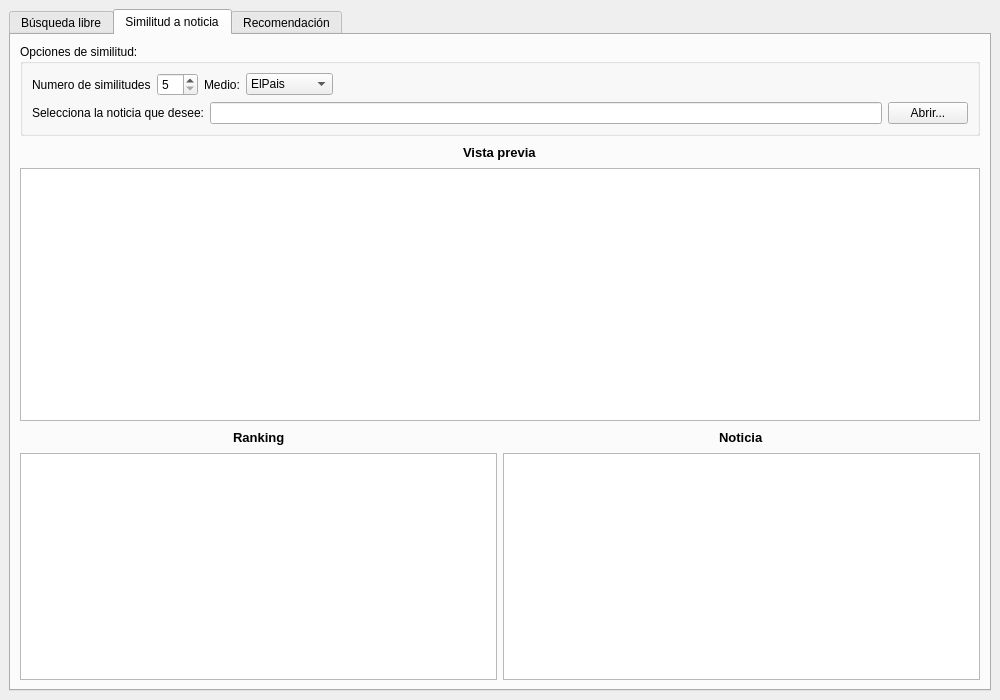
<?xml version="1.0" encoding="UTF-8"?>
<ui version="4.0">
 <class>MainWindow</class>
 <widget class="QMainWindow" name="MainWindow">
  <property name="geometry">
   <rect>
    <x>0</x>
    <y>0</y>
    <width>1000</width>
    <height>700</height>
   </rect>
  </property>
  <property name="minimumSize">
   <size>
    <width>800</width>
    <height>500</height>
   </size>
  </property>
  <property name="maximumSize">
   <size>
    <width>1300</width>
    <height>700</height>
   </size>
  </property>
  <property name="windowTitle">
   <string>MainWindow</string>
  </property>
  <widget class="QWidget" name="centralwidget">
   <layout class="QGridLayout" name="gridLayout">
    <item row="0" column="0">
     <widget class="QTabWidget" name="tabWidget">
      <property name="currentIndex">
       <number>1</number>
      </property>
      <widget class="QWidget" name="search">
       <attribute name="title">
        <string>Búsqueda libre</string>
       </attribute>
       <layout class="QGridLayout" name="gridLayout_4">
        <item row="0" column="0">
         <layout class="QVBoxLayout" name="verticalLayout_11">
          <item>
           <widget class="QGroupBox" name="groupBox">
            <property name="maximumSize">
             <size>
              <width>16777215</width>
              <height>100</height>
             </size>
            </property>
            <property name="font">
             <font>
              <pointsize>10</pointsize>
              <weight>75</weight>
              <bold>true</bold>
             </font>
            </property>
            <property name="title">
             <string>Opciones de búsqueda</string>
            </property>
            <layout class="QGridLayout" name="gridLayout_2">
             <item row="1" column="0">
              <layout class="QHBoxLayout" name="horizontalLayout_3">
               <item>
                <layout class="QHBoxLayout" name="horizontalLayout" stretch="0,0">
                 <item>
                  <widget class="QLabel" name="label">
                   <property name="text">
                    <string>Número de resultados:</string>
                   </property>
                  </widget>
                 </item>
                 <item>
                  <widget class="QSpinBox" name="nranking">
                   <property name="minimum">
                    <number>5</number>
                   </property>
                   <property name="value">
                    <number>5</number>
                   </property>
                  </widget>
                 </item>
                </layout>
               </item>
               <item>
                <layout class="QHBoxLayout" name="horizontalLayout_4">
                 <item>
                  <widget class="QLabel" name="label_5">
                   <property name="text">
                    <string>Medio:</string>
                   </property>
                  </widget>
                 </item>
                 <item>
                  <widget class="QComboBox" name="comboBox">
                   <item>
                    <property name="text">
                     <string>ElPais</string>
                    </property>
                   </item>
                   <item>
                    <property name="text">
                     <string>20Minutos</string>
                    </property>
                   </item>
                   <item>
                    <property name="text">
                     <string>ElMundo</string>
                    </property>
                   </item>
                  </widget>
                 </item>
                </layout>
               </item>
               <item>
                <widget class="QPushButton" name="botonbuscar">
                 <property name="text">
                  <string>Buscar</string>
                 </property>
                </widget>
               </item>
              </layout>
             </item>
             <item row="0" column="0">
              <layout class="QHBoxLayout" name="horizontalLayout_2">
               <item>
                <widget class="QLabel" name="label_2">
                 <property name="text">
                  <string>Realizar consulta:</string>
                 </property>
                </widget>
               </item>
               <item>
                <widget class="QTextEdit" name="filtros">
                 <property name="placeholderText">
                  <string>Escriba la consulta que desee realizar.</string>
                 </property>
                 <property name="markdown" stdset="0">
                  <string/>
                 </property>
                </widget>
               </item>
              </layout>
             </item>
            </layout>
           </widget>
          </item>
          <item>
           <layout class="QHBoxLayout" name="horizontalLayout_20">
            <item>
             <layout class="QVBoxLayout" name="verticalLayout_6">
              <item>
               <layout class="QHBoxLayout" name="horizontalLayout_5">
                <item>
                 <spacer name="horizontalSpacer">
                  <property name="orientation">
                   <enum>Qt::Horizontal</enum>
                  </property>
                  <property name="sizeHint" stdset="0">
                   <size>
                    <width>40</width>
                    <height>20</height>
                   </size>
                  </property>
                 </spacer>
                </item>
                <item>
                 <widget class="QLabel" name="label_3">
                  <property name="font">
                   <font>
                    <pointsize>10</pointsize>
                    <weight>75</weight>
                    <bold>true</bold>
                   </font>
                  </property>
                  <property name="text">
                   <string>Ranking</string>
                  </property>
                 </widget>
                </item>
                <item>
                 <spacer name="horizontalSpacer_2">
                  <property name="orientation">
                   <enum>Qt::Horizontal</enum>
                  </property>
                  <property name="sizeHint" stdset="0">
                   <size>
                    <width>40</width>
                    <height>20</height>
                   </size>
                  </property>
                 </spacer>
                </item>
               </layout>
              </item>
              <item>
               <widget class="QTableWidget" name="tableWidget">
                <property name="selectionBehavior">
                 <enum>QAbstractItemView::SelectRows</enum>
                </property>
               </widget>
              </item>
             </layout>
            </item>
            <item>
             <layout class="QVBoxLayout" name="verticalLayout_4">
              <item>
               <layout class="QHBoxLayout" name="horizontalLayout_6">
                <item>
                 <spacer name="horizontalSpacer_3">
                  <property name="orientation">
                   <enum>Qt::Horizontal</enum>
                  </property>
                  <property name="sizeHint" stdset="0">
                   <size>
                    <width>40</width>
                    <height>20</height>
                   </size>
                  </property>
                 </spacer>
                </item>
                <item>
                 <widget class="QLabel" name="label_4">
                  <property name="font">
                   <font>
                    <pointsize>10</pointsize>
                    <weight>75</weight>
                    <bold>true</bold>
                   </font>
                  </property>
                  <property name="text">
                   <string>Noticia</string>
                  </property>
                 </widget>
                </item>
                <item>
                 <spacer name="horizontalSpacer_4">
                  <property name="orientation">
                   <enum>Qt::Horizontal</enum>
                  </property>
                  <property name="sizeHint" stdset="0">
                   <size>
                    <width>40</width>
                    <height>20</height>
                   </size>
                  </property>
                 </spacer>
                </item>
               </layout>
              </item>
              <item>
               <widget class="QTextEdit" name="textos"/>
              </item>
             </layout>
            </item>
           </layout>
          </item>
         </layout>
        </item>
       </layout>
      </widget>
      <widget class="QWidget" name="similarity">
       <attribute name="title">
        <string>Similitud a noticia</string>
       </attribute>
       <layout class="QGridLayout" name="gridLayout_5">
        <item row="0" column="0">
         <layout class="QVBoxLayout" name="verticalLayout_5">
          <item>
           <layout class="QVBoxLayout" name="verticalLayout">
            <item>
             <widget class="QGroupBox" name="groupBox_2">
              <property name="title">
               <string>Opciones de similitud:</string>
              </property>
              <layout class="QGridLayout" name="gridLayout_3">
               <item row="0" column="0">
                <layout class="QVBoxLayout" name="verticalLayout_2">
                 <item>
                  <layout class="QHBoxLayout" name="horizontalLayout_8">
                   <item>
                    <widget class="QLabel" name="label_7">
                     <property name="text">
                      <string>Numero de similitudes</string>
                     </property>
                    </widget>
                   </item>
                   <item>
                    <widget class="QSpinBox" name="nranking_2">
                     <property name="minimum">
                      <number>5</number>
                     </property>
                    </widget>
                   </item>
                   <item>
                    <widget class="QLabel" name="label_14">
                     <property name="text">
                      <string>Medio:</string>
                     </property>
                    </widget>
                   </item>
                   <item>
                    <widget class="QComboBox" name="comboBox_2">
                     <item>
                      <property name="text">
                       <string>ElPais</string>
                      </property>
                     </item>
                     <item>
                      <property name="text">
                       <string>20Minutos</string>
                      </property>
                     </item>
                     <item>
                      <property name="text">
                       <string>ElMundo</string>
                      </property>
                     </item>
                    </widget>
                   </item>
                   <item>
                    <spacer name="horizontalSpacer_5">
                     <property name="orientation">
                      <enum>Qt::Horizontal</enum>
                     </property>
                     <property name="sizeHint" stdset="0">
                      <size>
                       <width>40</width>
                       <height>20</height>
                      </size>
                     </property>
                    </spacer>
                   </item>
                  </layout>
                 </item>
                 <item>
                  <layout class="QHBoxLayout" name="horizontalLayout_7">
                   <item>
                    <widget class="QLabel" name="label_6">
                     <property name="text">
                      <string>Selecciona la noticia que desee:</string>
                     </property>
                    </widget>
                   </item>
                   <item>
                    <widget class="QLineEdit" name="lineTexto"/>
                   </item>
                   <item>
                    <widget class="QPushButton" name="openNoticiaSim">
                     <property name="text">
                      <string>Abrir...</string>
                     </property>
                    </widget>
                   </item>
                  </layout>
                 </item>
                </layout>
               </item>
              </layout>
             </widget>
            </item>
            <item>
             <layout class="QHBoxLayout" name="horizontalLayout_13">
              <item>
               <spacer name="horizontalSpacer_10">
                <property name="orientation">
                 <enum>Qt::Horizontal</enum>
                </property>
                <property name="sizeHint" stdset="0">
                 <size>
                  <width>40</width>
                  <height>20</height>
                 </size>
                </property>
               </spacer>
              </item>
              <item>
               <widget class="QLabel" name="label_10">
                <property name="font">
                 <font>
                  <pointsize>10</pointsize>
                  <weight>75</weight>
                  <bold>true</bold>
                 </font>
                </property>
                <property name="text">
                 <string>Vista previa</string>
                </property>
               </widget>
              </item>
              <item>
               <spacer name="horizontalSpacer_11">
                <property name="orientation">
                 <enum>Qt::Horizontal</enum>
                </property>
                <property name="sizeHint" stdset="0">
                 <size>
                  <width>40</width>
                  <height>20</height>
                 </size>
                </property>
               </spacer>
              </item>
             </layout>
            </item>
            <item>
             <widget class="QTextEdit" name="showNoticiaSim"/>
            </item>
            <item>
             <layout class="QHBoxLayout" name="horizontalLayout_12">
              <item>
               <layout class="QVBoxLayout" name="verticalLayout_7">
                <item>
                 <layout class="QHBoxLayout" name="horizontalLayout_10">
                  <item>
                   <spacer name="horizontalSpacer_6">
                    <property name="orientation">
                     <enum>Qt::Horizontal</enum>
                    </property>
                    <property name="sizeHint" stdset="0">
                     <size>
                      <width>40</width>
                      <height>20</height>
                     </size>
                    </property>
                   </spacer>
                  </item>
                  <item>
                   <widget class="QLabel" name="label_8">
                    <property name="font">
                     <font>
                      <pointsize>10</pointsize>
                      <weight>75</weight>
                      <bold>true</bold>
                     </font>
                    </property>
                    <property name="text">
                     <string>Ranking</string>
                    </property>
                   </widget>
                  </item>
                  <item>
                   <spacer name="horizontalSpacer_7">
                    <property name="orientation">
                     <enum>Qt::Horizontal</enum>
                    </property>
                    <property name="sizeHint" stdset="0">
                     <size>
                      <width>40</width>
                      <height>20</height>
                     </size>
                    </property>
                   </spacer>
                  </item>
                 </layout>
                </item>
                <item>
                 <widget class="QTableWidget" name="tableWidget_2">
                  <property name="selectionBehavior">
                   <enum>QAbstractItemView::SelectRows</enum>
                  </property>
                 </widget>
                </item>
               </layout>
              </item>
              <item>
               <layout class="QVBoxLayout" name="verticalLayout_8">
                <item>
                 <layout class="QHBoxLayout" name="horizontalLayout_11">
                  <item>
                   <spacer name="horizontalSpacer_8">
                    <property name="orientation">
                     <enum>Qt::Horizontal</enum>
                    </property>
                    <property name="sizeHint" stdset="0">
                     <size>
                      <width>40</width>
                      <height>20</height>
                     </size>
                    </property>
                   </spacer>
                  </item>
                  <item>
                   <widget class="QLabel" name="label_9">
                    <property name="font">
                     <font>
                      <pointsize>10</pointsize>
                      <weight>75</weight>
                      <bold>true</bold>
                     </font>
                    </property>
                    <property name="text">
                     <string>Noticia</string>
                    </property>
                   </widget>
                  </item>
                  <item>
                   <spacer name="horizontalSpacer_9">
                    <property name="orientation">
                     <enum>Qt::Horizontal</enum>
                    </property>
                    <property name="sizeHint" stdset="0">
                     <size>
                      <width>40</width>
                      <height>20</height>
                     </size>
                    </property>
                   </spacer>
                  </item>
                 </layout>
                </item>
                <item>
                 <widget class="QTextEdit" name="showNoticiaSim_2"/>
                </item>
               </layout>
              </item>
             </layout>
            </item>
           </layout>
          </item>
         </layout>
        </item>
       </layout>
      </widget>
      <widget class="QWidget" name="recom">
       <attribute name="title">
        <string>Recomendación</string>
       </attribute>
       <widget class="QWidget" name="horizontalLayoutWidget_2">
        <property name="geometry">
         <rect>
          <x>140</x>
          <y>80</y>
          <width>160</width>
          <height>80</height>
         </rect>
        </property>
        <layout class="QHBoxLayout" name="horizontalLayout_14">
         <item>
          <widget class="QLineEdit" name="lineEdit_3"/>
         </item>
         <item>
          <widget class="QPushButton" name="pushButton">
           <property name="text">
            <string>Abrir...</string>
           </property>
          </widget>
         </item>
        </layout>
       </widget>
       <widget class="QWidget" name="verticalLayoutWidget_3">
        <property name="geometry">
         <rect>
          <x>490</x>
          <y>100</y>
          <width>160</width>
          <height>101</height>
         </rect>
        </property>
        <layout class="QVBoxLayout" name="verticalLayout_3">
         <item>
          <layout class="QHBoxLayout" name="horizontalLayout_15">
           <item>
            <spacer name="horizontalSpacer_12">
             <property name="orientation">
              <enum>Qt::Horizontal</enum>
             </property>
             <property name="sizeHint" stdset="0">
              <size>
               <width>40</width>
               <height>20</height>
              </size>
             </property>
            </spacer>
           </item>
           <item>
            <widget class="QLabel" name="label_11">
             <property name="font">
              <font>
               <pointsize>10</pointsize>
               <weight>75</weight>
               <bold>true</bold>
              </font>
             </property>
             <property name="text">
              <string>Vista previa</string>
             </property>
            </widget>
           </item>
           <item>
            <spacer name="horizontalSpacer_13">
             <property name="orientation">
              <enum>Qt::Horizontal</enum>
             </property>
             <property name="sizeHint" stdset="0">
              <size>
               <width>40</width>
               <height>20</height>
              </size>
             </property>
            </spacer>
           </item>
          </layout>
         </item>
         <item>
          <widget class="QTextEdit" name="textEdit_2"/>
         </item>
        </layout>
       </widget>
       <widget class="QWidget" name="layoutWidget_2">
        <property name="geometry">
         <rect>
          <x>10</x>
          <y>350</y>
          <width>956</width>
          <height>273</height>
         </rect>
        </property>
        <layout class="QHBoxLayout" name="horizontalLayout_16">
         <item>
          <layout class="QVBoxLayout" name="verticalLayout_9">
           <item>
            <layout class="QHBoxLayout" name="horizontalLayout_17">
             <item>
              <spacer name="horizontalSpacer_14">
               <property name="orientation">
                <enum>Qt::Horizontal</enum>
               </property>
               <property name="sizeHint" stdset="0">
                <size>
                 <width>40</width>
                 <height>20</height>
                </size>
               </property>
              </spacer>
             </item>
             <item>
              <widget class="QLabel" name="label_12">
               <property name="font">
                <font>
                 <pointsize>10</pointsize>
                 <weight>75</weight>
                 <bold>true</bold>
                </font>
               </property>
               <property name="text">
                <string>Ranking</string>
               </property>
              </widget>
             </item>
             <item>
              <spacer name="horizontalSpacer_15">
               <property name="orientation">
                <enum>Qt::Horizontal</enum>
               </property>
               <property name="sizeHint" stdset="0">
                <size>
                 <width>40</width>
                 <height>20</height>
                </size>
               </property>
              </spacer>
             </item>
            </layout>
           </item>
           <item>
            <widget class="QTableView" name="tableView_2"/>
           </item>
          </layout>
         </item>
         <item>
          <layout class="QVBoxLayout" name="verticalLayout_10">
           <item>
            <layout class="QHBoxLayout" name="horizontalLayout_18">
             <item>
              <spacer name="horizontalSpacer_16">
               <property name="orientation">
                <enum>Qt::Horizontal</enum>
               </property>
               <property name="sizeHint" stdset="0">
                <size>
                 <width>40</width>
                 <height>20</height>
                </size>
               </property>
              </spacer>
             </item>
             <item>
              <widget class="QLabel" name="label_13">
               <property name="font">
                <font>
                 <pointsize>10</pointsize>
                 <weight>75</weight>
                 <bold>true</bold>
                </font>
               </property>
               <property name="text">
                <string>Noticia</string>
               </property>
              </widget>
             </item>
             <item>
              <spacer name="horizontalSpacer_17">
               <property name="orientation">
                <enum>Qt::Horizontal</enum>
               </property>
               <property name="sizeHint" stdset="0">
                <size>
                 <width>40</width>
                 <height>20</height>
                </size>
               </property>
              </spacer>
             </item>
            </layout>
           </item>
           <item>
            <widget class="QTextEdit" name="showNoticiaSim_3"/>
           </item>
          </layout>
         </item>
        </layout>
       </widget>
      </widget>
     </widget>
    </item>
   </layout>
  </widget>
 </widget>
 <resources/>
 <connections/>
</ui>
